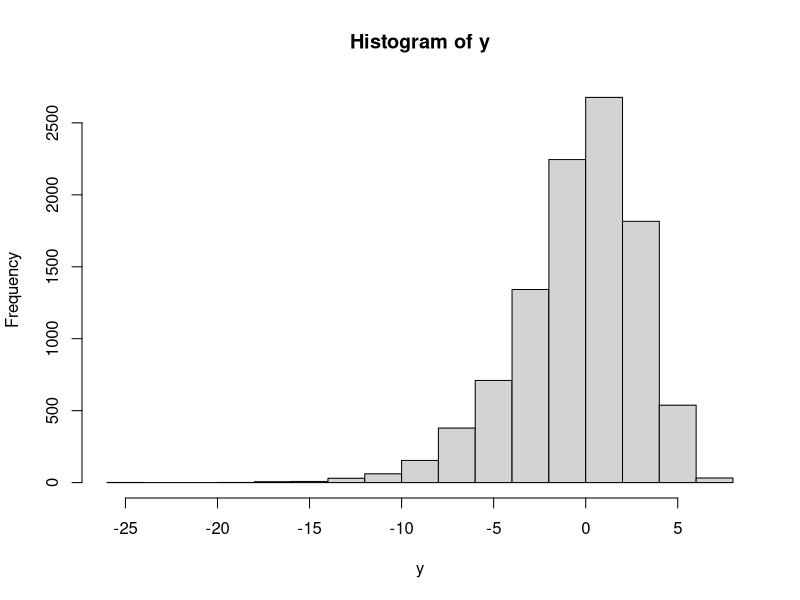

Reproduce this figure in R. (Note: this script raises an error after producing the figure.)
## ---- chunk 1
knitr::opts_chunk$set(echo = TRUE)
## ---- chunk 2
rm(list = ls())

## ---- chunk 3
set.seed(100)
## ---- chunk 4
x1  <- runif(10000, min = 1, max = 3)
x2  <- rgamma(10000, shape = 3, scale = 2)
x3  <- rbinom(10000, size = 1, prob = 0.3)
eps <- rnorm(10000, 2, 1)

## ---- chunk 5
y <- 0.5 + 1.2*x1 - 0.9*x2 + 0.1*x3 + eps
hist(y)
## ---- chunk 6
ydum <- as.numeric(y > mean(y))
summary(ydum)
## ---- chunk 7
# Dataframe for discrete choices
dat <- cbind(ydum, x1, x2, x3)
dat <- as.data.frame(dat)

# X Matrix for OLS
mx <- as.matrix(cbind(1, x1, x2, x3))
X <- as.matrix(mx)

# Y Matrix for OLS
my <- as.matrix(y)

# YDUM Matrix for discrete choices
mydum <- as.matrix(ydum)
Y <- as.matrix(mydum)

## ---- chunk 8
cor(y, x1)
## ---- chunk 9
betaols <- solve(t(mx)%*%mx)%*%t(mx)%*%my

row.names(betaols) <- c("intercept", "x1", "x2", "x3")

colnames(betaols) <- c("y")

print(t(betaols))
## ---- chunk 10
# Create res = residual vector
res <- as.matrix(y-betaols[1]-betaols[2]*mx[,2]-betaols[3]*mx[,3]-betaols[4]*mx[,4])

# Assign value of n and k
n <- nrow(my)
k <- ncol(mx)

# Compute the Variance-covariance matrix VCV
VCV <- 1/(n-k) * as.numeric(t(res)%*%res) * solve(t(mx)%*%mx)

# Obtain SE from diagonal elements
se <- sqrt(diag(VCV))

# Report the output
ols_output <- cbind(betaols, se)
colnames(ols_output) <- c("Coefficient", "Standard Error")
row.names(ols_output) <- c("intercept", "x1", "x2", "x3")
print(ols_output)
## ---- chunk 11
# Create OLS estimation function
ols <- function(my,mx) {
       beta <- solve(t(mx)%*%mx)%*%t(mx)%*%my
       }

# Create bootse function
boot <- as.numeric()

# Function bootse(xmatrix,ymatrix, number of replications)
bootse <- function(mx, my, rep) {
            
            # Loop of replication to rep times
            for (i in 1:rep) {
              
            ## draw sample with replacement (n = 10,000)
            boot_x <- mx[sample(nrow(mx), replace = TRUE), ]
            boot_y <- my[sample(nrow(my), replace = TRUE), ]
            
            ## estimate OLS coeff. for each samples drew, bind to the matrix
            boot   <- cbind(boot, ols(boot_y, boot_x))
            }
          
          # Matrix of OLS results ('rep' rows), calculate SE for each coefficient
          boot <- t(boot)
          boot_se <- apply(boot, 2, sd)
          
          # Report the result
          names(boot_se) <- c("intercept", "x1", "x2", "x3")
          print(boot_se)
        }
## ---- chunk 12
bootse(mx, my, 49)
## ---- chunk 13
bootse(mx, my, 499)
## ---- chunk 14
dat <- as.data.frame(ydum)
dat <- cbind(dat, 1, x1, x2, x3)
## ---- chunk 15
probit_ll <- function (beta, df = dat) {
    
    # Calculate the vector xb = (X)(beta)
    xb <- as.matrix(dat[ ,2:5]) %*% beta
    
    # Fit xb into CDF of normal distribution
    p <- pnorm(xb)
    
    # Get the log-likelihood function
    logl <- sum((1 - dat[,1]) * log(1 - p) + dat[,1] * log(p))
    return(logl)
  }


## ---- chunk 16

probit_grd <- function(beta, df = dat , l = probit_ll, d = 0.001, start = 0) {
    if(old_ll == 0) {old_ll  <- l(beta)}
  
    # Create default gradient vector  
    grd <- matrix(nrow = 4, ncol = 1)

    # Calculate first approximation of each x    
    for (i in 1:4) {
      beta_grd <- beta
    
      # Calculate f(x+d)
      beta_grd[i,1] <- beta[i,1]+d
      pos_ll <- l(beta_grd)
    
      # Calculate f(x-d)
      beta_grd[i,1] <- beta[i,1]-d
      neg_ll <- l(beta_grd)
    
      # Calculate the midpoint (f(x+d) - f(X-d))/2d
      grd[i,1] <- (pos_ll - neg_ll)/ 2*d
      }
    return(grd)
  }
## ---- chunk 17

# Set initial value for searching
beta_new <- as.matrix(c(0,0,0,0))

# Calculate the log-likelihood for the initial value
new_ll <- probit_ll(beta_new)

# Set level of optimization
tolerance <- 1      # Level of tolerance difference in ll between iteration
alpha     <- 0.1    # Scaling parameter  
maxiter   <- 1000    # Maximum of iterations regardless of tolerance

# Iteration
for (i in 1:maxiter) {
    beta_old <- beta_new      # Assign initial value of beta in iteration
    old_ll   <- new_ll        # Assign initial value of ll in iteration
    beta_new <- beta_old + alpha * probit_grd(beta_old , start = old_ll) 
                                # Ascent to increase ll
  if(is.na(beta_new))  {beta_new <- beta_old}
    new_ll   <- probit_ll(beta_new) # Calculate for new ll
  if(is.na(new_ll))  {new_ll <- old_ll}
    
  if(abs(new_ll - old_ll) <= tolerance) { # Break loop once reaches tol
    break
  }
  iteration <- i    # report number of iterations
}
## ---- chunk 18
compare <- c(0.5, 1.2, -0.9, 0.1)
compare <- cbind(compare, beta_new) 
colnames(compare) <- c("true value", "optimization")
row.names(compare) <- c("intercept", "x1", "x2", "x3")
print(compare)
## ---- chunk 19
# Set initial value for optimization
beta <- c(0,0,0,0)

# Create negative log-liklihood function for probit
  ## Follows the same logic as in ex 3 but in this case the negative ll
probit_nll <- function (beta, X = mx, Y = mydum) {
  xb <- X %*% beta
  p <- pnorm(xb)
  -sum((1 - Y) * log(1 - p) + Y * log(p))
  }

# Use pre-programmed optimization package "nlm"
probit_result <- nlm(probit_nll, beta)

# Report result
print(probit_result)
## ---- chunk 20

# Create negative log-liklihood function for logit
logit_nll <- function(beta, X = mx, Y = mydum) {
  
  # predictor for xb (at initial value)
  xb <- X %*% beta
  
  # calculate logistic CDF
  p <- plogis(xb)
  
  # derive negative log-likelihood function
  -sum((1 - Y) * log(1 - p) + Y * log(p))
}

# Use pre-programmed optimization package "nlm"
logit_result <- nlm(logit_nll, beta)

# Report result
print(logit_result)
## ---- chunk 21

# Using OLS formula
lpm_result <- solve(t(mx)%*%mx)%*%t(mx)%*%mydum

# Report result
print(lpm_result)

## ---- chunk 22

# Estimate three models above using "lm" and "glm"
probit <- glm(ydum ~ x1+x2+x3, family = binomial(link='probit'))
logit  <- glm(ydum ~ x1+x2+x3, family = binomial(link='logit'))
lpm    <- lm(ydum ~ x1+x2+x3)
## ---- chunk 23

all_result <- probit$coefficients

all_result <- rbind(all_result, sqrt(diag(vcov(probit))), logit$coefficients,
                    sqrt(diag(vcov(logit))), lpm$coefficients, sqrt(diag(vcov(lpm))))

row.names(all_result) <- c("Coef.-Probit", "Se.-Probit", "Coef.-Logit",
                           "Se.-Logit" ,"Coef.-LPM", "Se.-LPM")

print(all_result)
## ---- chunk 24
probit_coeff <- as.matrix(probit$coefficients)

# Calculate the mean of f'(xb)
probit_fprime <- mean(dnorm(mx %*% probit_coeff))

# Calculate marginal effects b*mean(f'(xb))
probit_mfx <- probit_coeff*probit_fprime

# Report result
colnames(probit_mfx) <- c("Marginal Effects for Probit Model")
print(probit_mfx)
## ---- chunk 25
# Calculate the mean of f'(xb)
logit_coeff <- as.matrix(logit$coefficients)

# Calculate marginal effects b*mean(f'(xb))
logit_fprime <- mean(exp(-(mx %*% logit_coeff))/((exp(-(mx %*% logit_coeff)) + 1)^2))

# Calculate marginal effects b*mean(f'(xb))
logit_mfx <- logit_coeff*logit_fprime

# Report result
colnames(logit_mfx) <- c("Marginal Effects for Logit Model")
print(logit_mfx)
## ---- chunk 26

# Compute matrix inverse(X'X)
inv_xx <- solve(t(X) %*% X)

# Derive pdf of each model (first-order derivate)
probit_pdf <- t(as.matrix(dnorm(mx %*% probit$coefficients)))
logit_pdf  <- t(as.matrix(exp(-(mx %*% logit$coefficients)/
              ((exp(-(mx %*% logit$coefficients)) + 1)^2))))

# Write mfxse function to calculate asymptotic variance using delta method
                  
mfxse <- function(pdf, X, model) {
  
  # Compute Jacobian matrix
  jac <- (1/nrow(X)) * (pdf %*% X)
  
  # Obtain model variance covariance matrix
  varcov <- vcov(model)
  
  # delta method asy.var = JVJ'
  avar <- jac %*% varcov %*% t(jac)
  
  # extract variance for each marginal effect
  se <- c(avar*inv_xx[1,1], avar*inv_xx[2,2], avar*inv_xx[3,3], avar*inv_xx[4,4])
  se <- sqrt(se)
  return(se)
}           
## ---- chunk 27
probit_se_delta <- mfxse(probit_pdf, mx, probit)

print(probit_se_delta)
## ---- chunk 28
logit_se_delta <- mfxse(logit_pdf, mx, logit)

print(logit_se_delta)
## ---- chunk 29

# Create default bootstrap matrix
boot_mfxmat <- matrix(nrow = 1, ncol = 4)

dat <- data.frame(ydum, x1 , x2, x3)

## ---- chunk 30

# Estimate mfx for 49 times
for (i in 1:49) {
  boot_sample <- dat[sample(nrow(dat), replace = TRUE), ]  
  boot_est    <- glm(ydum ~ ., data = boot_sample, family = binomial(link='probit'))
  boot_coeff  <- as.matrix(coef(summary(boot_est))[, "Estimate"])
  boot_pdf    <- mean(dnorm(mx %*% boot_coeff))
  boot_mfx    <- boot_coeff * boot_pdf 
  boot_mfxmat <- rbind(boot_mfxmat, t(boot_mfx))
}

  boot_mfxmat <- boot_mfxmat[-1, ]
  boot_mfxmatse <- c(sd(boot_mfxmat[ , 1]), sd(boot_mfxmat[ , 2]), 
                     sd(boot_mfxmat[ , 3]), sd(boot_mfxmat[ , 4]))
  
  
  print(boot_mfxmatse)  
  
## ---- chunk 31

# Estimate mfx for 49 times
for (i in 1:49) {
  boot_sample <- dat[sample(nrow(dat), replace = TRUE), ]  
  boot_est    <- glm(ydum ~ ., data = boot_sample, family = binomial(link='logit'))
  boot_coeff  <- as.matrix(coef(summary(boot_est))[, "Estimate"])
  boot_pdf    <- mean(dlogis(mx %*% boot_coeff))
  boot_mfx    <- boot_coeff * boot_pdf 
  boot_mfxmat <- rbind(boot_mfxmat, t(boot_mfx))
}
  boot_mfxmat <- boot_mfxmat[-1, ]
  boot_mfxmatse <- c(sd(boot_mfxmat[ , 1]), sd(boot_mfxmat[ , 2]), 
                     sd(boot_mfxmat[ , 3]), sd(boot_mfxmat[ , 4]))
  print(boot_mfxmatse)  
  
